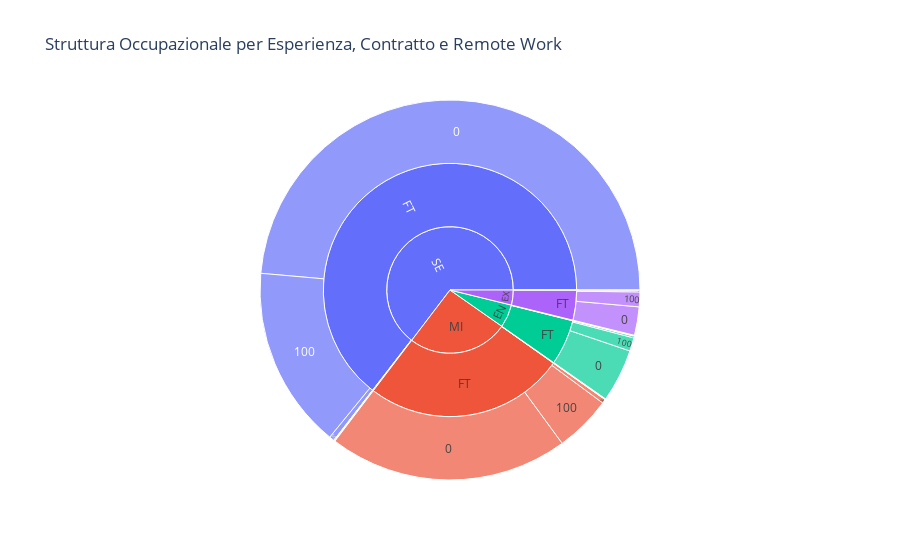
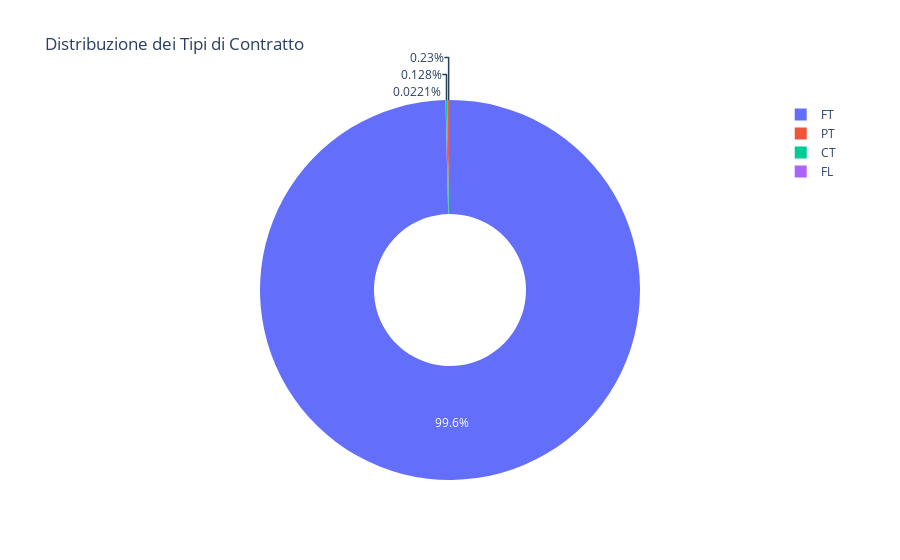
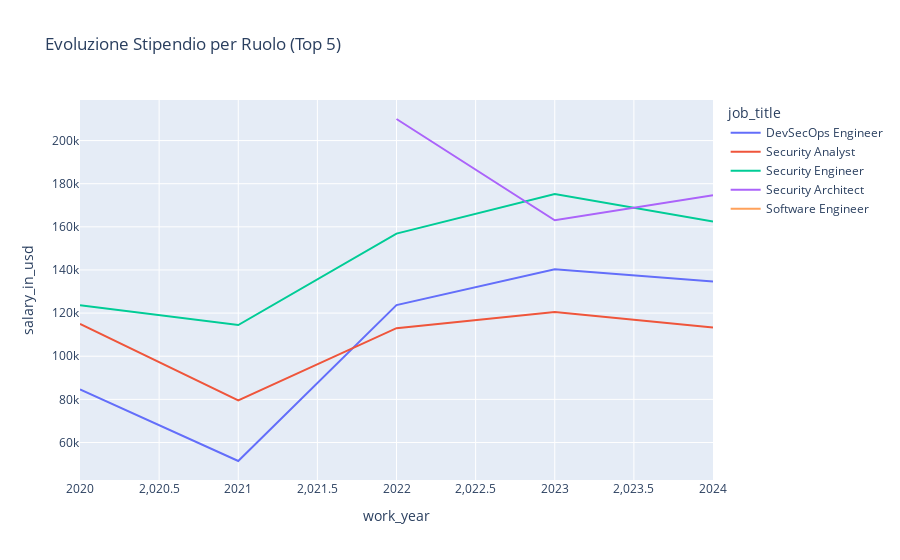

These figures' notebook cell, in order:
### Markdown cell above
# 📊 Cybersecurity Jobs & Salaries Analysis

### Code cell
import pandas as pd
import matplotlib.pyplot as plt
import seaborn as sns
import plotly.express as px

df = pd.read_csv("salaries.csv")
df.columns = df.columns.str.strip()
df = df.dropna(subset=['salary_in_usd', 'job_title', 'experience_level', 'employment_type', 'employee_residence'])

plt.figure(figsize=(10,5))
sns.histplot(df['salary_in_usd'], bins=40, kde=True, color='green')
plt.title("Distribuzione degli Stipendi (USD)")
plt.xlabel("Stipendio")
plt.tight_layout()
plt.show()

plt.figure(figsize=(8,5))
sns.boxplot(data=df, x='experience_level', y='salary_in_usd', palette='Set2')
plt.title("Stipendio per Livello di Esperienza")
plt.tight_layout()
plt.show()

top_roles = df['job_title'].value_counts().nlargest(10).index
plt.figure(figsize=(12,6))
sns.boxplot(data=df[df['job_title'].isin(top_roles)],
            x='salary_in_usd', y='job_title', palette='pastel')
plt.title("Distribuzione Stipendi per Ruolo (Top 10)")
plt.tight_layout()
plt.show()

heat_data = df.pivot_table(index='experience_level', columns='employment_type',
                           values='salary_in_usd', aggfunc='mean')
plt.figure(figsize=(8,5))
sns.heatmap(heat_data, annot=True, fmt='.0f', cmap="YlOrBr")
plt.title("Stipendio Medio per Esperienza e Tipo Contratto")
plt.tight_layout()
plt.show()

fig1 = px.sunburst(df, path=['experience_level', 'employment_type', 'remote_ratio'],
                   values='salary_in_usd', title="Struttura Occupazionale per Esperienza, Contratto e Remote Work")
fig1.show()

exp_map = {'EN': 'Entry', 'MI': 'Mid', 'SE': 'Senior', 'EX': 'Executive'}
df['exp_label'] = df['experience_level'].map(exp_map)
plt.figure(figsize=(10,5))
sns.stripplot(data=df, x='exp_label', y='salary_in_usd', jitter=True, alpha=0.4)
plt.title("Distribuzione Stipendio per Esperienza")
plt.tight_layout()
plt.show()

geo_avg = df.groupby('employee_residence')['salary_in_usd'].mean().reset_index()
fig2 = px.choropleth(geo_avg, locations='employee_residence', locationmode='country names',
                     color='salary_in_usd', title='Stipendio Medio per Paese')
fig2.show()

contract_dist = df['employment_type'].value_counts()
fig3 = px.pie(values=contract_dist.values, names=contract_dist.index, hole=0.4,
              title="Distribuzione dei Tipi di Contratto")
fig3.show()

plt.figure(figsize=(8,5))
sns.violinplot(data=df, x='remote_ratio', y='salary_in_usd', palette="coolwarm")
plt.title("Distribuzione Salario per Grado di Remote Work")
plt.tight_layout()
plt.show()

if 'work_year' in df.columns:
    salary_time = df.groupby(['work_year', 'job_title'])['salary_in_usd'].mean().reset_index()
    top_job = df['job_title'].value_counts().nlargest(5).index
    fig4 = px.line(salary_time[salary_time['job_title'].isin(top_job)],
                   x='work_year', y='salary_in_usd', color='job_title',
                   title="Evoluzione Stipendio per Ruolo (Top 5)")
    fig4.show()

# Estensione grafici
plt.figure(figsize=(8,5))
sns.boxenplot(data=df, x='employment_type', y='salary_in_usd', palette='Set3')
plt.title("Distribuzione Estesa degli Stipendi per Tipo di Contratto")
plt.tight_layout()
plt.show()

if 'work_year' in df.columns:
    sns.pairplot(df[['salary_in_usd', 'remote_ratio', 'work_year']], kind='scatter', diag_kind='kde')
    plt.suptitle("Relazioni tra Variabili Quantitative", y=1.02)
    plt.show()

remote_exp = df.groupby(['experience_level', 'remote_ratio'])['salary_in_usd'].mean().reset_index()
fig5 = px.bar(remote_exp, x='experience_level', y='salary_in_usd', color='remote_ratio',
              barmode='group', title="Stipendio Medio per Esperienza e Remote Work")
fig5.show()

plt.figure(figsize=(10,5))
sns.histplot(df['salary_in_usd'], bins=60, color='navy', log_scale=True)
plt.title("Distribuzione Logaritmica degli Stipendi")
plt.xlabel("Salario (log)")
plt.tight_layout()
plt.show()

avg_exp_role = df.groupby('job_title')['experience_level'].apply(lambda x: x.map({'EN':0, 'MI':1, 'SE':2, 'EX':3}).mean())
avg_exp_role = avg_exp_role.sort_values(ascending=False).head(10)
plt.figure(figsize=(12,5))
sns.barplot(x=avg_exp_role.values, y=avg_exp_role.index, palette='flare')
plt.title("Esperienza Media Stimata per Ruolo (Top 10)")
plt.tight_layout()
plt.show()

fig6 = px.treemap(df[df['job_title'].isin(top_roles)],
                  path=['experience_level', 'employment_type', 'job_title'],
                  values='salary_in_usd',
                  title="Treemap – Struttura Occupazionale per Esperienza, Contratto e Ruolo")
fig6.show()

plt.figure(figsize=(10,5))
sns.scatterplot(data=df, x='remote_ratio', y='salary_in_usd', alpha=0.5)
plt.title("Remote Ratio vs Stipendio")
plt.tight_layout()
plt.show()

top_countries = df['employee_residence'].value_counts().nlargest(5).index
plt.figure(figsize=(10,5))
sns.violinplot(data=df[df['employee_residence'].isin(top_countries)],
               x='employee_residence', y='salary_in_usd', palette='crest')
plt.title("Distribuzione Salario per Paese (Top 5)")
plt.tight_layout()
plt.show()

plt.figure(figsize=(8,5))
sns.countplot(data=df, x='remote_ratio', palette='Paired')
plt.title("Distribuzione delle Percentuali di Remote Work")
plt.tight_layout()
plt.show()

exp_dist = df['experience_level'].value_counts()
fig7 = px.pie(values=exp_dist.values, names=exp_dist.index, hole=0.5,
              title="Distribuzione dei Livelli di Esperienza")
fig7.show()

### Figure 1 — Plotly figure (JSON) as saved in the notebook; plotly's stock layout.template omitted (floating-point values rounded to 4 significant figures)
{"data": [{"branchvalues": "total", "domain": {"x": [0, 1], "y": [0, 1]}, "hovertemplate": "labels=%{label}<br>salary_in_usd=%{value}<br>parent=%{parent}<br>id=%{id}<extra></extra>", "ids": ["MI/FT/0", "SE/FT/0", "MI/FT/100", "EN/FT/0", "SE/FT/100", "EX/FT/0", "EN/PT/0", "EN/FT/100", "SE/FT/50", "EN/FT/50", "EX/FT/100", "MI/PT/0", "EN/CT/0", "MI/CT/0", "SE/CT/0", "EX/CT/100", "EN/PT/100", "MI/FT/50", "SE/PT/0", "MI/PT/100", "SE/CT/50", "EN/CT/50", "SE/FL/100", "MI/CT/100", "SE/PT/100", "EX/FT/50", "EN/PT/50", "SE/CT/100", "EN/CT/100", "MI/PT/50", "MI/FL/100", "SE/FL/50", "MI/CT/50", "EN/FL/0", "MI/FT", "SE/FT", "EN/FT", "EX/FT", "EN/PT", "MI/PT", "EN/CT", "MI/CT", "SE/CT", "EX/CT", "SE/PT", "SE/FL", "MI/FL", "EN/FL", "MI", "SE", "EN", "EX"], "labels": ["0", "0", "100", "0", "100", "0", "0", "100", "50", "50", "100", "0", "0", "0", "0", "100", "100", "50", "0", "100", "50", "50", "100", "100", "100", "50", "50", "100", "100", "50", "100", "50", "50", "0", "FT", "FT", "FT", "FT", "PT", "PT", "CT", "CT", "CT", "CT", "PT", "FL", "FL", "FL", "MI", "SE", "EN", "EX"], "name": "", "parents": ["MI/FT", "SE/FT", "MI/FT", "EN/FT", "SE/FT", "EX/FT", "EN/PT", "EN/FT", "SE/FT", "EN/FT", "EX/FT", "MI/PT", "EN/CT", "MI/CT", "SE/CT", "EX/CT", "EN/PT", "MI/FT", "SE/PT", "MI/PT", "SE/CT", "EN/CT", "SE/FL", "MI/CT", "SE/PT", "EX/FT", "EN/PT", "SE/CT", "EN/CT", "MI/PT", "MI/FL", "SE/FL", "MI/CT", "EN/FL", "MI", "SE", "EN", "EX", "EN", "MI", "EN", "MI", "SE", "EX", "SE", "SE", "MI", "EN", "", "", "", ""], "type": "sunburst", "values": [680700000.0, 1621000000.0, 160500000.0, 150700000.0, 517000000.0, 80570000.0, 1261000.0, 37980000.0, 14430000.0, 5068000.0, 41970000.0, 756800.0, 360000.0, 683300.0, 534000.0, 640000.0, 314900.0, 11370000.0, 1060000.0, 797900.0, 535000.0, 69220.0, 244400.0, 120000.0, 486300.0, 4689000.0, 83730.0, 700100.0, 330000.0, 100000.0, 76830.0, 100000.0, 45620.0, 75000.0, 852600000.0, 2152000000.0, 193800000.0, 127200000.0, 1660000.0, 1655000.0, 759200.0, 848900.0, 1769000.0, 640000.0, 1546000.0, 344400.0, 76830.0, 75000.0, 855200000.0, 2156000000.0, 196300000.0, 127900000.0]}], "layout": {"legend": {"tracegroupgap": 0}, "title": {"text": "Struttura Occupazionale per Esperienza, Contratto e Remote Work"}}}

### Figure 2 — Plotly figure (JSON) as saved in the notebook; plotly's stock layout.template omitted (floating-point values rounded to 4 significant figures)
{"data": [{"domain": {"x": [0, 1], "y": [0, 1]}, "hole": 0.4, "hovertemplate": "label=%{label}<br>value=%{value}<extra></extra>", "labels": ["FT", "PT", "CT", "FL"], "legendgroup": "", "name": "", "showlegend": true, "type": "pie", "values": [22523, 52, 29, 5]}], "layout": {"legend": {"tracegroupgap": 0}, "title": {"text": "Distribuzione dei Tipi di Contratto"}}}

### Figure 3 — Plotly figure (JSON) as saved in the notebook; plotly's stock layout.template omitted (floating-point values rounded to 4 significant figures)
{"data": [{"hovertemplate": "job_title=DevSecOps Engineer<br>work_year=%{x}<br>salary_in_usd=%{y}<extra></extra>", "legendgroup": "DevSecOps Engineer", "line": {"color": "#636efa", "dash": "solid"}, "marker": {"symbol": "circle"}, "mode": "lines", "name": "DevSecOps Engineer", "orientation": "v", "showlegend": true, "type": "scatter", "x": [2020, 2021, 2022, 2023, 2024], "xaxis": "x", "y": [84570.0, 51420.0, 123700.0, 140300.0, 134700.0], "yaxis": "y"}, {"hovertemplate": "job_title=Security Analyst<br>work_year=%{x}<br>salary_in_usd=%{y}<extra></extra>", "legendgroup": "Security Analyst", "line": {"color": "#EF553B", "dash": "solid"}, "marker": {"symbol": "circle"}, "mode": "lines", "name": "Security Analyst", "orientation": "v", "showlegend": true, "type": "scatter", "x": [2020, 2021, 2022, 2023, 2024], "xaxis": "x", "y": [115000.0, 79510.0, 113000.0, 120500.0, 113300.0], "yaxis": "y"}, {"hovertemplate": "job_title=Security Engineer<br>work_year=%{x}<br>salary_in_usd=%{y}<extra></extra>", "legendgroup": "Security Engineer", "line": {"color": "#00cc96", "dash": "solid"}, "marker": {"symbol": "circle"}, "mode": "lines", "name": "Security Engineer", "orientation": "v", "showlegend": true, "type": "scatter", "x": [2020, 2021, 2022, 2023, 2024], "xaxis": "x", "y": [123600.0, 114500.0, 156800.0, 175200.0, 162400.0], "yaxis": "y"}, {"hovertemplate": "job_title=Security Architect<br>work_year=%{x}<br>salary_in_usd=%{y}<extra></extra>", "legendgroup": "Security Architect", "line": {"color": "#ab63fa", "dash": "solid"}, "marker": {"symbol": "circle"}, "mode": "lines", "name": "Security Architect", "orientation": "v", "showlegend": true, "type": "scatter", "x": [2022, 2023, 2024], "xaxis": "x", "y": [210000.0, 163000.0, 174600.0], "yaxis": "y"}, {"hovertemplate": "job_title=Software Engineer<br>work_year=%{x}<br>salary_in_usd=%{y}<extra></extra>", "legendgroup": "Software Engineer", "line": {"color": "#FFA15A", "dash": "solid"}, "marker": {"symbol": "circle"}, "mode": "lines", "name": "Software Engineer", "orientation": "v", "showlegend": true, "type": "scatter", "x": [2024], "xaxis": "x", "y": [166300.0], "yaxis": "y"}], "layout": {"legend": {"title": {"text": "job_title"}, "tracegroupgap": 0}, "title": {"text": "Evoluzione Stipendio per Ruolo (Top 5)"}, "xaxis": {"anchor": "y", "domain": [0, 1], "title": {"text": "work_year"}}, "yaxis": {"anchor": "x", "domain": [0, 1], "title": {"text": "salary_in_usd"}}}}
